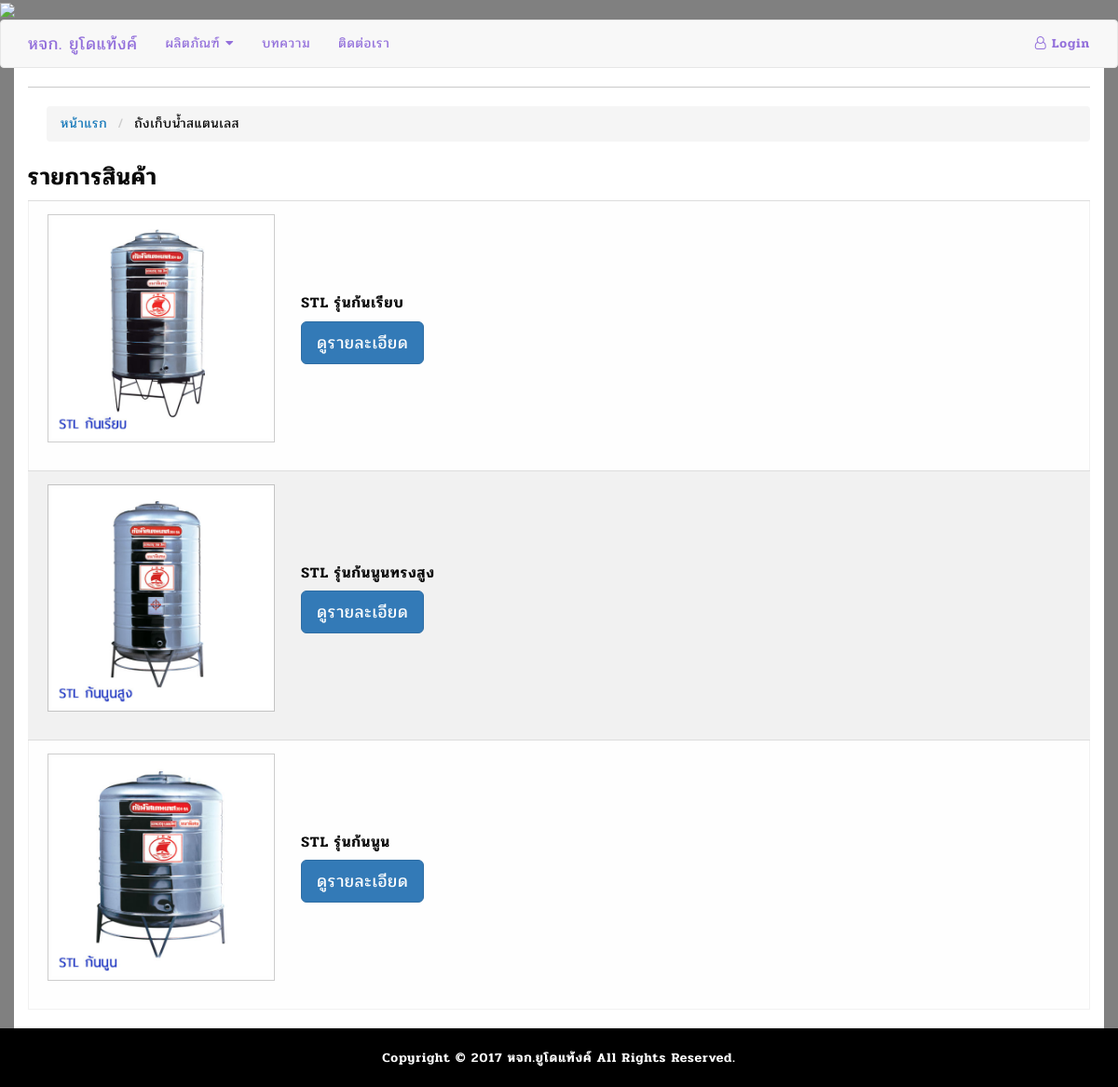
/shop.php?type=1, run on the app's committed database.
### tables this page shows
CREATE TABLE `tb_producttype` (
  `product_type` int(2) NOT NULL,
  `type_name` varchar(20) NOT NULL,
  `type_pic` varchar(6) NOT NULL
);

CREATE TABLE `tb_product` (
  `product_id` int(6) UNSIGNED ZEROFILL NOT NULL,
  `product_name` varchar(60) NOT NULL,
  `product_type` int(2) NOT NULL,
  `product_owner` varchar(6) DEFAULT NULL,
  `description` text,
  `picture` varchar(50) DEFAULT NULL,
  `product_date` datetime DEFAULT NULL
);

### shop.php (the view, shortened to what this page needs)
<?php
  require('./connect/connect.php');
?>
<?php require_once('head.php'); ?>
<?php require_once('header_bar.php'); ?>
<div class="container bg-white">
  <hr>
  <ol class="breadcrumb">
    <li><a href="index.php">หน้าแรก</a></li>
    <li><?php $sql="SELECT type_name FROM tb_producttype WHERE product_type=".$_GET['type']." ";
          $q=$objCon->query($sql);
          $r=$q->fetch_assoc();
          $type_name= $r['type_name'];
          echo $r['type_name']; ?></li>
  </ol>
  <h4><b>รายการสินค้า<b></h4>
    <table class="table table-hover">
  <?php
    $sql="SELECT * from tb_product WHERE product_type =".$_GET['type']." ";
    $p = $objCon->query($sql);
    while ($r = $p->fetch_assoc()){ ?>
      <tr>
        <td class="col-md-3">
          <a href="product.php?id=<?php echo $r['product_id']; ?> " class="btn" role="button">
            <img class="thumbnail" title="<?php echo $type_name." รุ่น ".$r['product_name'];?>" src="./img/<?php echo $r['picture'];?>">
          </a>
        </td>
        <td id="mid01" class="mid01" style="vertical-align: middle;">
          <h6><b><?php echo $r['product_name'];?></b></h6>
          <p><a href="product.php?id=<?php echo $r['product_id']; ?> " class="btn btn-primary btn-lg" role="button" title="ดูรายละเอียดของรุ่น <?php echo $r['product_name'];?>">ดูรายละเอียด</a></p>
        </td>
      </tr>
<?php } ?>
    </table>
</div>
<?php
require_once('script.php');
?>
</body>
</html>

### css/stylesheet.css (style rules this page uses)
b { font-family: 'pridi', sans-serif !important; }
div { font-family: 'pridi', sans-serif !important; }
h1, h2, h3, h4, h5, h6 { font-family: 'pridi', sans-serif !important; }
.bg-white { background-color: white; }

### data on the page
tb_producttype: type_name "ถังเก็บน้ำสแตนเลส"
tb_product: picture (picture), product_name "STL รุ่นก้นเรียบ"
tb_product: picture (picture), product_name "STL รุ่นก้นนูนทรงสูง"
tb_product: picture (picture), product_name "STL รุ่นก้นนูน"
